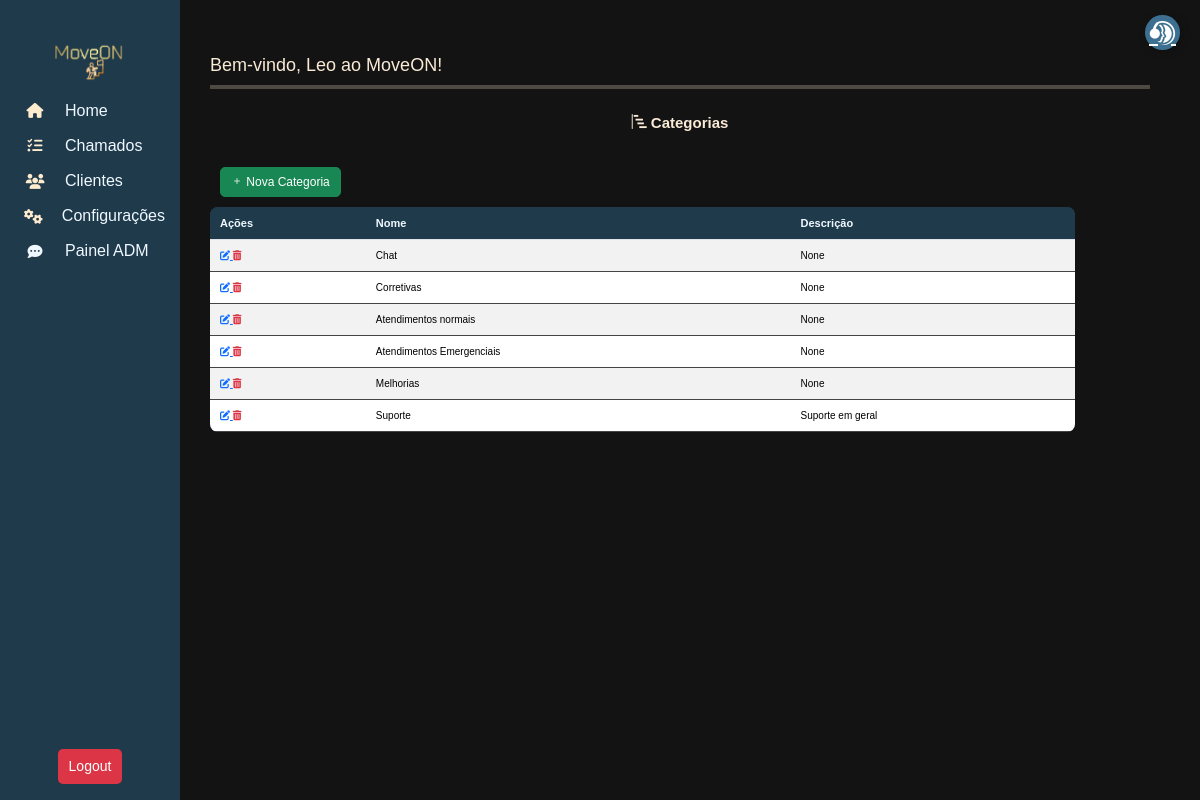
Screenshot of /move/Category/list (signed in) with the database file from the repository.
### move_on/models.py (models this page shows, shortened)
class User(AbstractUser):
    client = models.ForeignKey(Profile, on_delete=models.CASCADE, related_name="users", null=True, blank=True, db_column='client')
    role = models.ForeignKey(Role, on_delete=models.SET_NULL, null=True, blank=True, db_column='role')
    groups = models.ManyToManyField(
        'auth.Group',
        related_name='move_on_users',
        blank=True
    )
    user_permissions = models.ManyToManyField(
        'auth.Permission',
        related_name='move_on_users',
        blank=True
    )
    class Meta:
        db_table = "users"

class Category(models.Model):
    name = models.CharField("Nome", max_length=100)
    description = models.TextField("Descrição", blank=True, null=True)
    class Meta:
        db_table = "categorias"

### move_on/views.py (the view)
# urls.py: path('Category/list', CategoryList.as_view(), name='categories_list'),
class CategoryList(LoginRequiredMixin, ListView):
    model=Category
    template_name= 'Category/categories_list.html'
    context_object_name = 'categories'

### move_on/templates/Category/categories_list.html (shortened to what this page needs)
{% extends "Menu/menu.html" %} {% block content %}
<link
  rel="stylesheet"
  href="https://cdn.jsdelivr.net/npm/bootstrap-icons/font/bootstrap-icons.css"
/>
<h4 style="margin: 25px; text-align: center">
  <i class="bi bi-bar-chart-steps"></i> Categorias
</h4>
<a
  href="{% url 'category_form' %}"
  class="btn btn-success"
  style="margin: 10px"
>
  <i class="bi bi-plus"></i>
  Nova Categoria
</a>
<div class="table-responsive">
  <table class="table table-sm table-striped" id="ticketTable">
    <thead class="text-center">
      <tr>
        <th>Ações</th>
        <th>Nome</th>
        <th>Descrição</th>
      </tr>
    </thead>
    <tbody>
      {% for category in categories %}
      <tr>
        <td>
          <a href="{% url 'category_update' category.id %}">
            <i
              class="fas fa-edit"
              aria-placeholder="Editar"
              tooltip="Editar"
            ></i>
          </a>
          <a class="text-danger" href="{% url 'category_delete' category.id %}">
            <i
              class="fas fa-trash-alt"
              aria-placeholder="Deletar"
              tooltip="Deletar"
            ></i>
          </a>
        </td>
        <td>{{ category.name }}</td>
        <td>{{ category.description }}</td>
        {% empty %}
      </tr>
      <tr>
        <td colspan="9" class="text-center">Nenhuma Categoria encontrada.</td>
      </tr>
      {% endfor %}
    </tbody>
  </table>
</div>
<link rel="stylesheet" href="https://code.jquery.com/ui/1.12.1/themes/smoothness/jquery-ui.css">
{% endblock %}

### move_on/templates/Menu/menu.html (shortened to what this page needs)
{% load static %}
<head>
  <link href="https://cdn.jsdelivr.net/npm/bootstrap@5.3.3/dist/css/bootstrap.min.css" rel="stylesheet" />
  <link rel="stylesheet" href="https://cdnjs.cloudflare.com/ajax/libs/font-awesome/6.5.1/css/all.min.css" />
  <link rel="stylesheet" href="{% static 'css/styles.css' %}" />
</head>
<body>
  <nav class="sidebar">
    <h6> <img src="{% static 'image/moveon.png' %}" style="width: 100px; height:50px;"></h6>
    {% if user.is_authenticated %}
    <a href="/" data-bs-toggle="tooltip" data-bs-placement="right" title="Home">
      <i class="fas fa-home"></i> <span>Home</span>
    </a>
    <a href="{% url 'ticket_list' %}" data-bs-toggle="tooltip" data-bs-placement="right" title="Chamados">
      <i class="fas fa-tasks"></i> <span>Chamados</span>
    </a>
    <a href="{%url 'profile_list'%}" data-bs-toggle="tooltip" data-bs-placement="right" title="Clientes">
      <i class="fas fa-users"></i> <span>Clientes</span>
    </a>
    <a href="{% url 'params' %}" data-bs-toggle="tooltip" data-bs-placement="right" title="Configurações">
      <i class="fas fa-cogs"></i> <span>Configurações</span>
    </a>
    <a href="{% url 'chat_admin_panel' %}" data-bs-toggle="tooltip" data-bs-placement="right" title="Painel">
      <i class="fa-solid fa-comment-dots"></i><span>Painel ADM</span>
    </a>
    <form method="POST" action="{% url 'logout' %}">
      <button type="submit" class="btn btn-danger-2 w-100">Logout</button>
    </form>
    {% else %}
    <p>Necessário estar logado</p>
    {% endif %}
  </nav>
  <div class="content">
    <h3>
      {% block title %}Bem-vindo, {{ user.username }} ao MoveON!{% endblock %}
    </h3>
    <div class="bar-tab-color-preview">
      <hr style="border: none; height: 4px; background-color:blanchedalmond; margin: 0;">
    </div>
    <p>{% block content %}{% endblock %}</p>
  </div>
  <a href="{% url 'ticket_form' %}" class="support-btn" data-bs-toggle="tooltip" data-bs-placement="left"
    title="Novo Chamado">
    <i class="fa-brands fa-teamspeak"></i>
  </a>
</body>
</html>

### move_on/static/css/styles.css (style rules this page uses)
body { background-color: rgb(19, 19, 19); }
* { font-family: Verdana, Geneva, Tahoma, sans-serif; }
.sidebar { width: 60px; height: 100vh; background: #1e3a4b; position: fixed; top: 0; left: 0; display: flex; flex-direction: column; align-items: center; padding-top: 35px; transition: width 0.5s ease; }
h4, h6 { color: antiquewhite; font-weight: bolder; font-size: 15px; }
h3 { color: antiquewhite; font-size: 18px; }
.sidebar a { text-decoration: none; color: aliceblue; display: flex; align-items: center; gap: 10px; padding: 15px; width: 100%; white-space: nowrap; overflow: hidden; }
.sidebar a i { font-size: 15px; width: 40px; text-align: center; }
.sidebar a span { display: none; }
.content { margin-left: 160px; padding: 50px; margin-top: 5px; }
.fa-home { color: blanchedalmond; }
.fa-tasks { color: blanchedalmond; }
.fa-users { color: blanchedalmond; }
.fa-cogs { color: blanchedalmond; }
.support-btn { position: fixed; top: 15px; right: 20px; background: #3d7090; color: white; border-radius: 50%; width: 35px; height: 35px; display: flex; align-items: center; justify-content: center; font-size: 1.5rem; box-shadow: 2px 2px 10px rgba(0, 0, 0, 0.2); transition: transform 0.2s ease-in-out; z-index: 1000; }
.table { width: 92%; border-collapse: collapse; background-color: #1e3a4b; border-radius: 8px; overflow: hidden; }
.table th { background-color: #1e3a4b; color: aliceblue; padding: 10px; text-align: left; font-size: 11px; }
.table td { padding: 10px; border-bottom: 1px solid #444; font-size: 10px; }
.table tbody tr:nth-child(even) { background-color: #1e3a4b; }
.btn { padding: 5px 10px; font-size: 12px; border-radius: 5px; }
.btn-danger-2 { background-color: #dc3545; color: white; padding: 10px 20px; border-radius: 5px; margin-top: 50vh; }
@media (min-width: 820px) { .btn-danger-2 { margin-top: 60vh; font-size: 14px; padding: 6px 10px; } }

### rows the page displays
User: username "Leo"
Category: name "Chat", description "None"
Category: name "Corretivas", description "None"
Category: name "Atendimentos normais", description "None"
Category: name "Atendimentos Emergenciais", description "None"
Category: name "Melhorias", description "None"
Category: name "Suporte", description "Suporte em geral"
